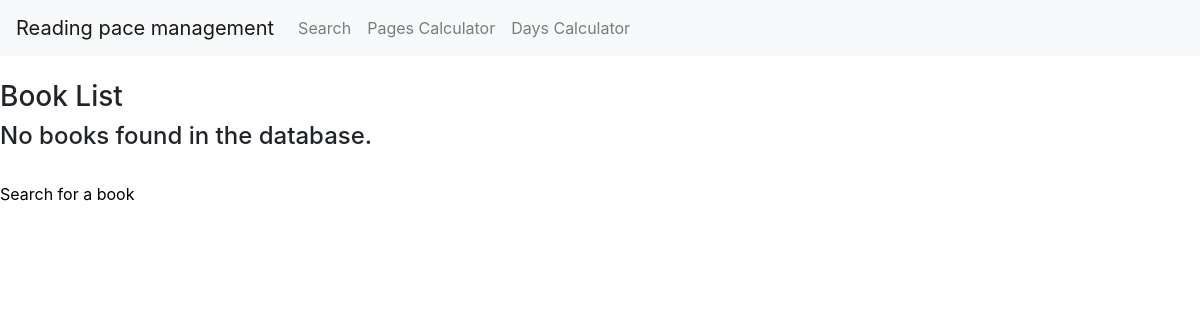
Before: / with the older database file.
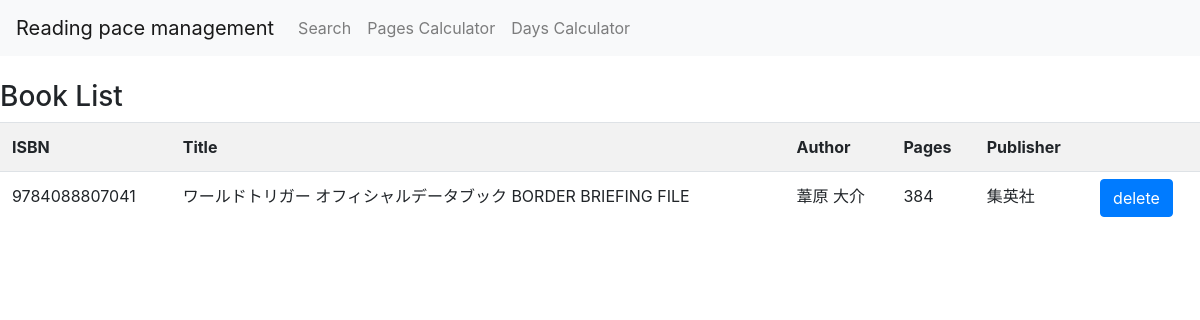
After: the same page with the newer database file.
### tables this page shows
CREATE TABLE 'books' ('isbn' INTEGER,
            title TEXT,
            author TEXT,'pages' INTEGER,
            publisher TEXT
        , PRIMARY KEY ("isbn") );

### app.py (the view)
@app.route("/")
def index():
    books, total_pages = display()
    return render_template("index.html", books=books, total_pages=total_pages)

### app.py (called while the page is built)
def create_conn():
    conn = sqlite3.connect("books.db")
    c = conn.cursor()
    c.execute("CREATE TABLE IF NOT EXISTS books (isbn INTEGER PRIMARY KEY, title TEXT, author TEXT, pages INTEGER, publisher TEXT)")
    return conn

def display():
    conn = create_conn()
    c = conn.cursor()
    c.execute("SELECT * FROM books")
    books = c.fetchall()
    c.execute("SELECT sum(pages) FROM books")
    total_pages = c.fetchone()[0]
    conn.close()
    return books,total_pages

### templates/index.html (shortened to what this page needs)
{% extends "layout.html" %}
{% block content %}
  <h3>Book List</h3>
  {% if books %}
    <table class="table table-striped">
      <tr>
        <th scope="col">ISBN</th>
        <th scope="col">Title</th>
        <th scope="col">Author</th>
        <th scope="col">Pages</th>
        <th scope="col">Publisher</th>
        <th scope="col"></th>
      </tr>
      {% for book in books %}
        <tr>
          <td>{{ book[0] }}</td>
          <td>{{ book[1] }}</td>
          <td>{{ book[2] }}</td>
          <td>{{ book[3] }}</td>
          <td>{{ book[4] }}</td>
          <td>
            <form action="/delete" method="post">
              <button type="submit" class="btn btn-primary">delete</button>
            </form>
          </td>
        </tr>
      {% endfor %}
    </table>
  {% else %}
    <h4>No books found in the database.</h4>
    <br>
    <a href="/search">Search for a book</a>
  {% endif %}
{% endblock %}

Changed rows visible on the page:
added books: isbn "9784088807041", title "ワールドトリガー オフィシャルデータブック BORDER BRIEFING FILE", author "葦原 大介", pages "384", publisher "集英社"
Other visible differences:
text no longer shown: "No books found in the database. Search for a book"
text now shown: "ISBN Title Author Pages Publisher"
